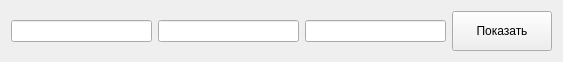
<?xml version="1.0" encoding="UTF-8"?>
<ui version="4.0">
 <class>CustomWidget</class>
 <widget class="QWidget" name="CustomWidget">
  <property name="geometry">
   <rect>
    <x>0</x>
    <y>0</y>
    <width>563</width>
    <height>60</height>
   </rect>
  </property>
  <property name="windowTitle">
   <string>Form</string>
  </property>
  <layout class="QHBoxLayout" name="horizontalLayout">
   <item>
    <widget class="QLineEdit" name="labelURL">
     <property name="readOnly">
      <bool>true</bool>
     </property>
    </widget>
   </item>
   <item>
    <widget class="QLineEdit" name="labelLogin">
     <property name="text">
      <string/>
     </property>
     <property name="echoMode">
      <enum>QLineEdit::Password</enum>
     </property>
     <property name="readOnly">
      <bool>true</bool>
     </property>
    </widget>
   </item>
   <item>
    <widget class="QLineEdit" name="labelPass">
     <property name="text">
      <string/>
     </property>
     <property name="echoMode">
      <enum>QLineEdit::Password</enum>
     </property>
     <property name="readOnly">
      <bool>true</bool>
     </property>
    </widget>
   </item>
   <item>
    <widget class="QPushButton" name="toolButton">
     <property name="minimumSize">
      <size>
       <width>100</width>
       <height>40</height>
      </size>
     </property>
     <property name="maximumSize">
      <size>
       <width>100</width>
       <height>120</height>
      </size>
     </property>
     <property name="text">
      <string>Показать</string>
     </property>
    </widget>
   </item>
  </layout>
 </widget>
 <resources/>
 <connections/>
</ui>
